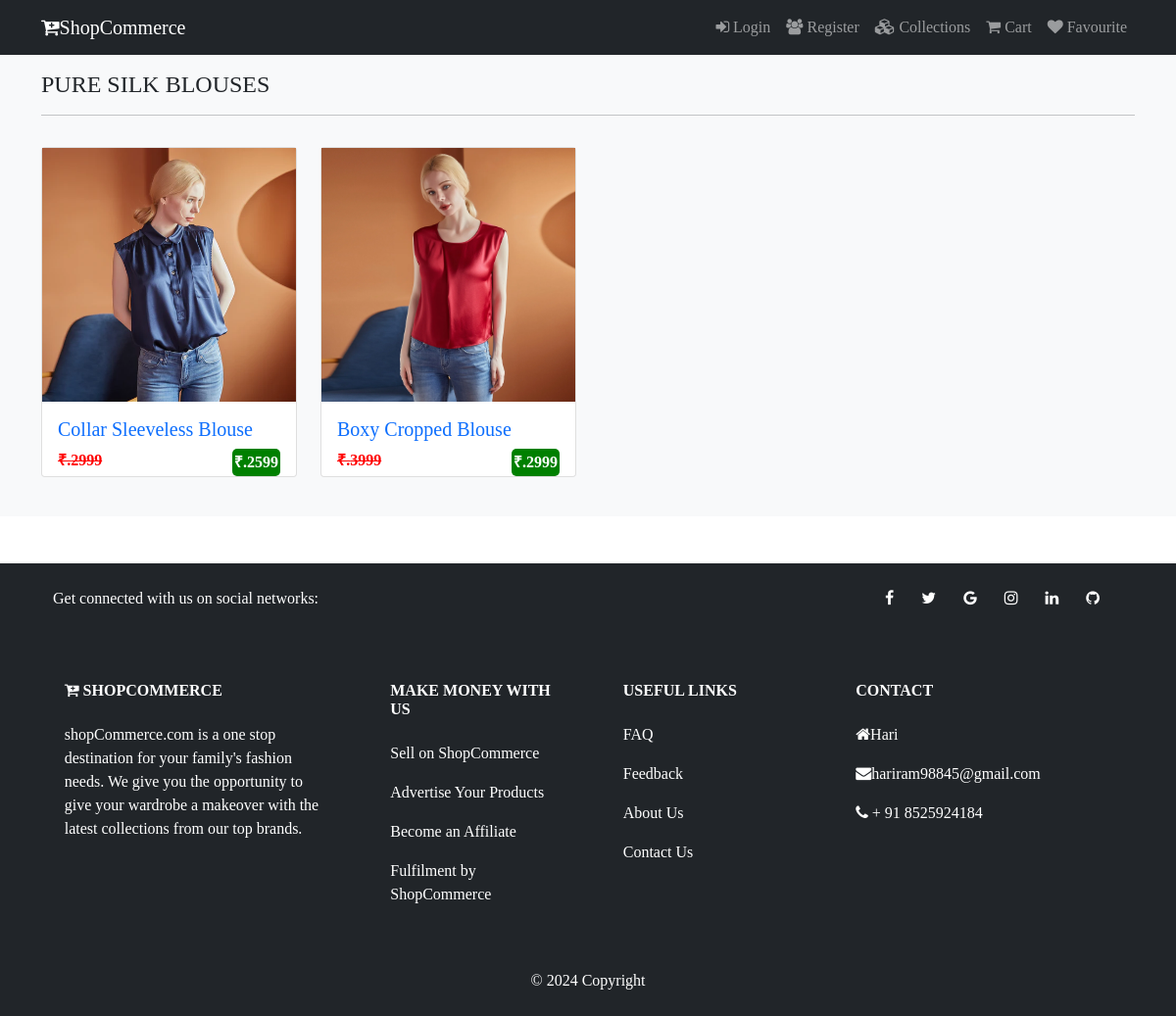
The app's page /collections/PURE SILK BLOUSES/ with its own data.
### shop/models.py (models this page shows, shortened)
class Catageory(models.Model):
    name = models.CharField(max_length=150, null=False, blank=False)
    image = models.ImageField(upload_to=getfile, null=True, blank=True)  # Fixed function name
    description = models.TextField(max_length=500, null=False, blank=False)
    status = models.BooleanField(default=False, help_text="0-show,1-Hidden")
    created_at = models.DateTimeField(auto_now_add=True)

class Product(models.Model):
    catageory = models.ForeignKey(Catageory, on_delete=models.CASCADE)
    name = models.CharField(max_length=150, null=False, blank=False)
    vendor = models.CharField(max_length=150, null=False, blank=False)
    product_image = models.ImageField(upload_to=getfile, null=True, blank=True)  # Fixed function name
    quantity = models.IntegerField(null=False, blank=False)
    original_price = models.FloatField(null=False, blank=False)
    selling_price = models.FloatField(null=False, blank=False)
    description = models.TextField(max_length=500, null=False, blank=False)
    status = models.BooleanField(default=False, help_text="0-show,1-Hidden")
    trending = models.BooleanField(default=False, help_text="0-show,1-Trending")
    created_at = models.DateTimeField(auto_now_add=True)

### shop/views.py (the view)
# urls.py: path('collections/<str:name>/', v1.collectionview, name='collections'),
def collectionview(request,name):
    if(Catageory.objects.filter(name=name,status=0)):
        products = Product.objects.filter(catageory__name=name)
        return render(request,"shop/products/index.html",{"products":products,"category_name":name})
    else:
        messages.warning(request,"No such item found")
        return redirect('collections')

### templates/shop/products/index.html (shortened to what this page needs)
{% extends 'shop/main.html'%}
{% block content %}
<section class = "bg-light py-4 my-5">
	<div class = "container">
		<div class = "row">
			<div class = "col-12">
			<h4 class = "mb-3">{{category_name}}</h4>
			<hr style = "border-color:#b8bfc2">
			</div>
			{% for item in products %}
				<div class="col-md-4 col-lg-3 padded-card">
				<div class="card my-3">
				<img src="{{item.product_image.url}}" class="card-image-top" alt="Categories">
				<a href="{% url 'product_details' category_name item.name %}">
				<div class="card-body">
				  <h5 class="card-title text-primary">{{ item.name }}</h5>
				  <p class = "card-text">
					<span class="float-start old_price"><s>₹.{{item.original_price | stringformat:'d'}}</s></span>
					<span class="float-end new_price">₹.{{item.selling_price | stringformat:'d'}}</span>
				  </p>
				</div>
				</a>
			  </div>
			</div>
        {% endfor %}
		</div>
	</div>
</section>
{% endblock content %}

### static/css/style.css (style rules this page uses)
body { font-family: "Mulish", "sans-serif"; }
a { text-decoration:none; }
.old_price { font-weight:bold; color : red; }
.new_price { font-weight:bold; background-color:green; color:white; }

### templates/shop/products/index.html (style rules this page uses)
.old_price { font-weight:bold; color : red; }
.new_price { font-weight:bold; background-color:green; color:white; padding:2px; border-radius:5px; }

### records on screen
Catageory: name "PURE SILK BLOUSES"
Product: product_image (picture), name "Collar Sleeveless Blouse", original_price "2999", selling_price "2599"
Product: product_image (picture), name "Boxy Cropped Blouse", original_price "3999", selling_price "2999"
